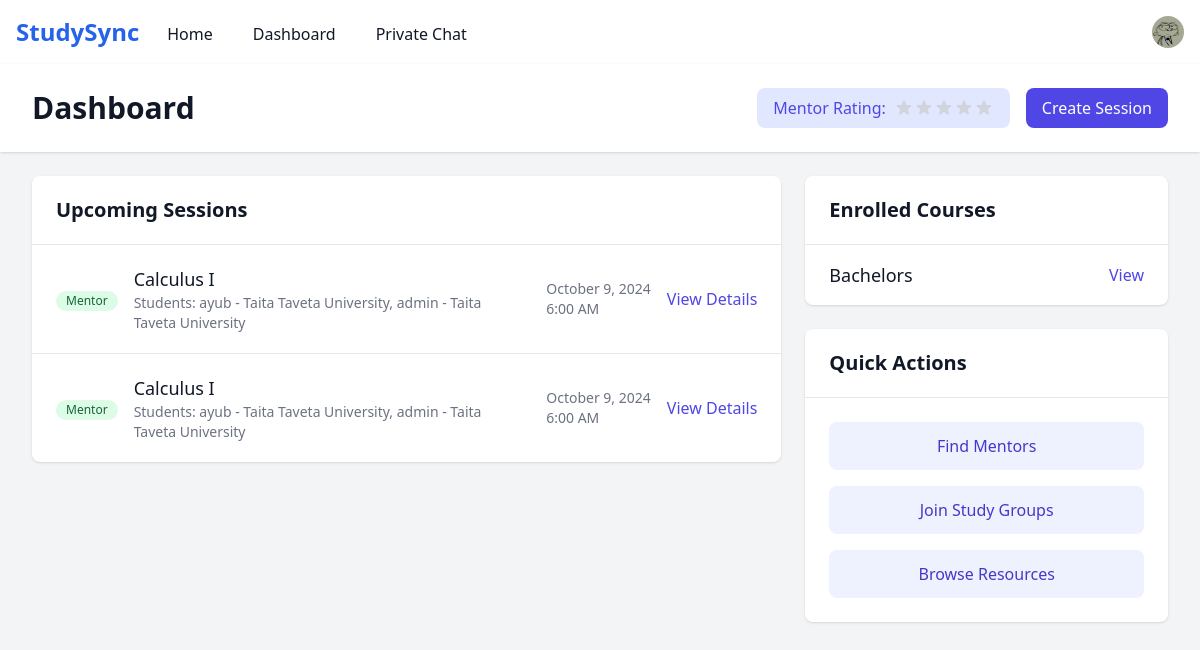
Screenshot of /dashboard (signed in) with the database file from the repository.
### course/models.py (models this page shows, shortened)
class StudentProfile(models.Model):
    user = models.OneToOneField(User, on_delete=models.CASCADE)
    university = models.ForeignKey(University, on_delete=models.CASCADE)
    department = models.ForeignKey(Department, on_delete=models.CASCADE)
    student_id = models.CharField(max_length=50)
    year_of_study = models.IntegerField()
    bio = models.TextField(blank=True)
    courses = models.ManyToManyField('Course', related_name='students')
    mentor_rating = models.FloatField(default=0.0)
    is_available_as_mentor = models.BooleanField(default=False)
    email_verified = models.BooleanField(default=False)
    profile_picture = models.ImageField(upload_to='profile_pics/', null=True, blank=True)
    def __str__(self):
        return f"{self.user.username} - {self.university.name}"

class StudySession(models.Model):
    STATUS_CHOICES = [
        ('scheduled', 'Scheduled'),
        ('in_progress', 'In Progress'),
        ('completed', 'Completed'),
        ('cancelled', 'Cancelled'),
    ]
    course = models.ForeignKey(Course, on_delete=models.CASCADE)
    mentor = models.ForeignKey(StudentProfile, on_delete=models.CASCADE, related_name='mentor_sessions')
    students = models.ManyToManyField(StudentProfile, related_name='student_sessions')
    title = models.CharField(max_length=200)
    description = models.TextField()
    scheduled_time = models.DateTimeField()
    duration = models.DurationField()
    status = models.CharField(max_length=20, choices=STATUS_CHOICES, default='scheduled')
    max_participants = models.IntegerField(default=5)
    created_at = models.DateTimeField(auto_now_add=True)

class University(models.Model):
    name = models.CharField(max_length=255)
    domain = models.CharField(max_length=100, unique=True)  # e.g., 'harvard.edu'
    description = models.TextField()
    logo = models.ImageField(upload_to='university_logos/', null=True, blank=True)
    verified = models.BooleanField(default=False)
    created_at = models.DateTimeField(auto_now_add=True)
    class Meta:
        verbose_name_plural = "universities"

class Course(models.Model):
    name = models.CharField(max_length=200)
    subject = models.ForeignKey(Subject, on_delete=models.CASCADE)
    description = models.TextField()
    university = models.CharField(max_length=200)
    created_at = models.DateTimeField(auto_now_add=True)

### course/views.py (the view)
# urls.py: path('dashboard', views.dashboard, name='dashboard'),
@login_required
def dashboard(request):
    user_profile = request.user.studentprofile  # Retrieve the student profile
    upcoming_sessions = StudySession.objects.filter(
        Q(mentor=user_profile) | Q(students=user_profile),
        status='scheduled'
    ).order_by('scheduled_time')
    context = {
        'user_profile': user_profile,  # Pass the student profile to the context
        'upcoming_sessions': upcoming_sessions,
        'enrolled_courses': user_profile.courses.all(),
        'mentor_rating': user_profile.mentor_rating,
    }
    return render(request, 'course/dashboard.html', context)

### templates/course/dashboard.html (shortened to what this page needs)
{% extends 'base.html' %}
{% load static %}
{% block content %}
<div class="min-h-screen bg-gray-100">
    <header class="bg-white shadow">
        <div class="max-w-7xl mx-auto py-6 px-4 sm:px-6 lg:px-8">
            <div class="flex items-center justify-between">
                <h1 class="text-3xl font-bold text-gray-900">Dashboard</h1>
                <div class="flex items-center space-x-4">
                    <div class="flex items-center bg-indigo-100 px-4 py-2 rounded-lg">
                        <span class="text-indigo-600 font-medium">Mentor Rating:</span>
                        <div class="flex items-center ml-2">
                        </div>
                    </div>
                    <a href="{% url 'create_session' %}" class="bg-indigo-600 text-white px-4 py-2 rounded-lg hover:bg-indigo-700">
                        Create Session
                    </a>
                </div>
            </div>
        </div>
    </header>
    <main class="max-w-7xl mx-auto py-6 sm:px-6 lg:px-8">
        <div class="grid grid-cols-1 lg:grid-cols-3 gap-6">
            <div class="lg:col-span-2">
                <div class="bg-white shadow rounded-lg">
                    <div class="px-6 py-5 border-b border-gray-200">
                        <h2 class="text-xl font-semibold text-gray-900">Upcoming Sessions</h2>
                    </div>
                    <div class="divide-y divide-gray-200">
                        {% if upcoming_sessions %}
                            {% for session in upcoming_sessions %}
                                <div class="px-6 py-5 flex items-center justify-between hover:bg-gray-50">
                                    <div class="flex-1">
                                        <div class="flex items-center">
                                            <div class="flex-shrink-0">
                                                {% if session.mentor == user_profile %}
                                                    <span class="inline-flex items-center px-2.5 py-0.5 rounded-full text-xs font-medium bg-green-100 text-green-800">
                                                        Mentor
                                                    </span>
                                                {% else %}
                                                    <span class="inline-flex items-center px-2.5 py-0.5 rounded-full text-xs font-medium bg-blue-100 text-blue-800">
                                                        Student
                                                    </span>
                                                {% endif %}
                                            </div>
                                            <div class="ml-4">
                                                <h3 class="text-lg font-medium text-gray-900">{{ session.title }}</h3>
                                                <p class="text-sm text-gray-500">
                                                    {% if session.mentor == user_profile %}
                                                        Students: {{ session.students.all|join:", " }}
                                                    {% else %}
                                                        Mentor: {{ session.mentor }}
                                                    {% endif %}
                                                </p>
                                            </div>
                                        </div>
                                    </div>
                                    <div class="ml-6 flex items-center space-x-4">
                                        <div class="text-sm text-gray-500">
                                            {{ session.scheduled_time|date:"F j, Y" }}<br>
                                            {{ session.scheduled_time|time:"g:i A" }}
                                        </div>
                                        <a href="{% url 'session_detail' session.id %}" class="text-indigo-600 hover:text-indigo-900">
                                            View Details
                                        </a>
                                    </div>
                                </div>
                            {% endfor %}
                        {% endif %}
                    </div>
                </div>
            </div>
            <div class="lg:col-span-1">
                <div class="bg-white shadow rounded-lg">
                    <div class="px-6 py-5 border-b border-gray-200">
                        <h2 class="text-xl font-semibold text-gray-900">Enrolled Courses</h2>
                    </div>
                    <div class="divide-y divide-gray-200">
                        {% if enrolled_courses %}
                            {% for course in enrolled_courses %}
                                <div class="px-6 py-4 hover:bg-gray-50">
                                    <div class="flex items-center justify-between">
                                        <div>
                                            <h3 class="text-lg font-medium text-gray-900">{{ course.name }}</h3>
                                        </div>
                                        <a href="" class="text-indigo-600 hover:text-indigo-900">
                                            View
                                        </a>
                                    </div>
                                </div>
                            {% endfor %}
                        {% endif %}
                    </div>
                </div>
                <div class="mt-6 bg-white shadow rounded-lg">
                    <div class="px-6 py-5 border-b border-gray-200">
                        <h2 class="text-xl font-semibold text-gray-900">Quick Actions</h2>
                    </div>
                    <div class="p-6 space-y-4">
                        <a href="" class="block w-full text-center bg-indigo-50 text-indigo-700 px-4 py-3 rounded-lg hover:bg-indigo-100">
                            Find Mentors
                        </a>
                        <a href="" class="block w-full text-center bg-indigo-50 text-indigo-700 px-4 py-3 rounded-lg hover:bg-indigo-100">
                            Join Study Groups
                        </a>
                        <a href="" class="block w-full text-center bg-indigo-50 text-indigo-700 px-4 py-3 rounded-lg hover:bg-indigo-100">
                            Browse Resources
                        </a>
                    </div>
                </div>
            </div>
        </div>
    </main>
</div>
{% endblock %}

### templates/includes/navbar.html (shortened to what this page needs)
{% load static %}
<nav class="bg-white shadow-lg">
    <div class="max-w-7xl mx-auto px-4">
        <div class="flex justify-between h-16">
            <div class="flex">
                <div class="flex-shrink-0 flex items-center">
                    <a href="" class="text-2xl font-bold text-blue-600">StudySync</a>
                </div>
                <div class="hidden sm:ml-6 sm:flex sm:space-x-8">
                    <a href="/" class="inline-flex items-center px-1 pt-1 text-gray-900">Home</a>
                    {% if user.is_authenticated %}
                        <a href="" class="inline-flex items-center px-1 pt-1 text-gray-900">Dashboard</a>
                        {% if user_profile and user_profile.id %}
                        <a href="{% url 'create_private_chat' user_profile.id %}" class="inline-flex items-center px-1 pt-1 text-gray-900">Private Chat</a>
                        {% else %}
                        <p>No private chat available.</p>
                        {% endif %}
                    {% endif %}
                </div>
            </div>
            <div class="hidden sm:ml-6 sm:flex sm:items-center">
                {% if user.is_authenticated %}
                    <div class="ml-3 relative">
                        <div>
                            <button type="button" class="profile-dropdown-button bg-white rounded-full flex text-sm focus:outline-none focus:ring-2 focus:ring-offset-2 focus:ring-blue-500" id="user-menu-button" aria-expanded="false" aria-haspopup="true">
                                <img class="h-8 w-8 rounded-full" src="{{ user.studentprofile.profile_picture.url|default:'/static/img/default-avatar.png' }}" alt="">
                            </button>
                        </div>
                    </div>
                {% endif %}
            </div>
        </div>
    </div>
</nav>

### rows the page displays
StudySession: shows "Mentor", title "Calculus I", students.all "ayub - Taita Taveta University, admin - Taita Taveta University", scheduled_time "October 9, 2024", scheduled_time "6:00 AM"
Course: name "Bachelors"
